Frame 1 (no input): blank canvas, image omitted
Frame 60 (the mouse pressed at the canvas centre just before this capture): blank canvas, image omitted
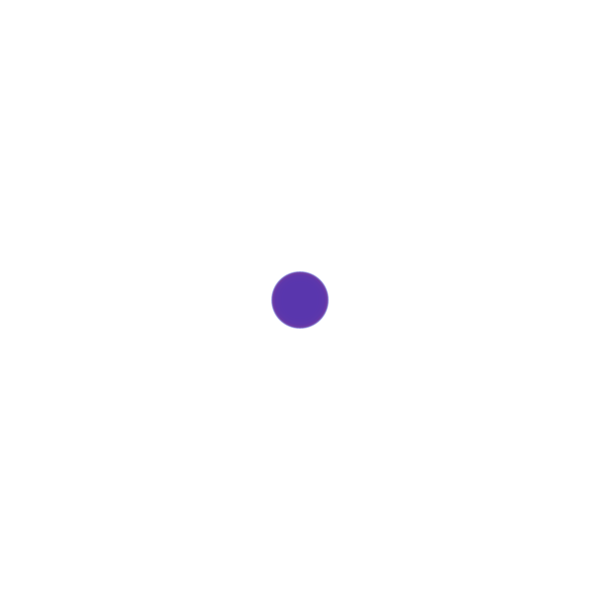
Frame 120 (the mouse held since frame 60 and released just before this capture)

The Processing sketch whose frames 1 and 60 were blank and that drew this single picture after the mouse press (run headless with seeded random() and noise(); from frame 60 on, the mouse is pressed at the canvas centre):

// Processing sketch: processing_139307
// ── processing_139307.pde

int lineLength = 100;

int[] x = new int[lineLength];
int[] y = new int[lineLength];
color[] c = new color[lineLength];
int[] s = new int[lineLength];

int counter = 0; 

void setup() {
  size(600, 600);
  background(255);
  smooth();
}

void draw() {

  noStroke();


  if (keyPressed) {
    background(random(0, 255), random(0, 255), random(0, 255));
  }

  int i = 0;


  while (i< x.length) {

    fill(random(0, 255), c[i], random(0, 255), c[i]);
    ellipse( x[i], y[i], s[i], s[i] );

    i= i+1;
  }


  if ( mousePressed ) {
    if (counter >= x.length) {
      x = expand(x);
      y = expand(y);
      c = expand(c);
      s = expand(s);
    }

    x[counter] = mouseX;
    y[counter] = mouseY;
    c[counter]= counter % 255; // modulo
    s[counter]= counter % 90; // modulo

    /*
    if (key =='a') {
     
     c[i]= random(0, 255);
     }
     
     */
    counter = counter + 1;
  }
}
